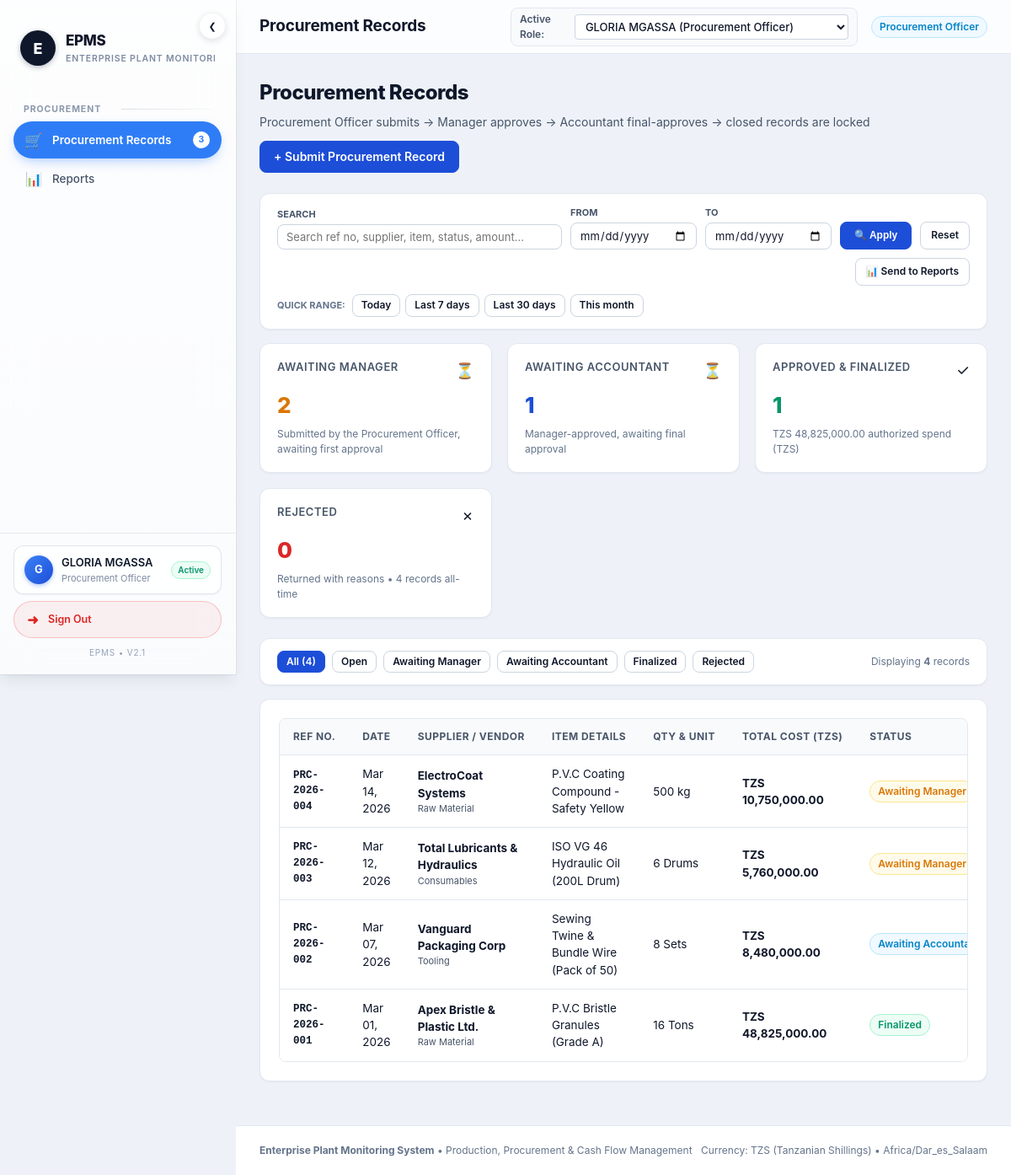
The page /procurement.php (signed in) on the database its author committed.
### tables this page shows
CREATE TABLE `procurement_entries` (
  `id` INT UNSIGNED NOT NULL AUTO_INCREMENT,
  `reference_no` VARCHAR(30) NOT NULL,
  `submitted_by` INT UNSIGNED NULL,
  `supplier` VARCHAR(150) NOT NULL,
  `item_name` VARCHAR(255) NOT NULL,
  `category` VARCHAR(60) NOT NULL,
  `quantity` DECIMAL(12,2) NOT NULL DEFAULT 0,
  `unit` VARCHAR(30) NOT NULL,
  `unit_cost` DECIMAL(14,2) NOT NULL DEFAULT 0,
  `total_cost` DECIMAL(14,2) NOT NULL DEFAULT 0,
  `status` VARCHAR(40) NOT NULL DEFAULT 'Pending Approval',
  `manager_approved_by` INT UNSIGNED NULL,
  `manager_approved_at` DATETIME NULL,
  `manager_notes` TEXT NULL,
  `accountant_approved_by` INT UNSIGNED NULL,
  `accountant_approved_at` DATETIME NULL,
  `accountant_notes` TEXT NULL,
  `admin_approved_by` INT UNSIGNED NULL,
  `admin_approved_at` DATETIME NULL,
  `admin_notes` TEXT NULL,
  `rejection_reason` TEXT NULL,
  `date` DATE NOT NULL,
  `created_at` DATETIME NOT NULL DEFAULT CURRENT_TIMESTAMP,
  PRIMARY KEY (`id`),
  UNIQUE KEY `uq_proc_reference` (`reference_no`),
  CONSTRAINT `fk_proc_submitter` FOREIGN KEY (`submitted_by`) REFERENCES `users` (`id`) ON DELETE SET NULL,
  CONSTRAINT `fk_proc_manager` FOREIGN KEY (`manager_approved_by`) REFERENCES `users` (`id`) ON DELETE SET NULL,
  CONSTRAINT `fk_proc_accountant` FOREIGN KEY (`accountant_approved_by`) REFERENCES `users` (`id`) ON DELETE SET NULL,
  CONSTRAINT `fk_proc_admin` FOREIGN KEY (`admin_approved_by`) REFERENCES `users` (`id`) ON DELETE SET NULL
);

### procurement.php (the view, shortened to what this page needs)
<?php
require_once __DIR__ . '/includes/functions.php';
require_once __DIR__ . '/components/filter_bar.php';
$currentUserRole = $_SESSION['user_role'];
$statusFilter = $_GET['filter'] ?? 'all';
$filter = read_filter_params();
$conditions = [];
$query = "
    SELECT p.*, u.name AS submitter_name
    FROM procurement_entries p
    LEFT JOIN users u ON p.submitted_by = u.id
    " . ($conditions ? 'WHERE ' . implode(' AND ', $conditions) : '') . "
    ORDER BY p.date DESC, p.id DESC
";
$stmtReq = $db->prepare($query);
$stmtReq->execute();
$requisitions = $stmtReq->fetchAll();
$totalReqCount = (int)$db->query("SELECT COUNT(*) FROM procurement_entries")->fetchColumn();
$pendingManagerCount = (int)$db->query("SELECT COUNT(*) FROM procurement_entries WHERE status IN ('Pending Manager Review', 'Pending Approval')")->fetchColumn();
$pendingAccountantCount = (int)$db->query("SELECT COUNT(*) FROM procurement_entries WHERE status = 'Pending Accountant Review'")->fetchColumn();
$finalizedReqCount = (int)$db->query("SELECT COUNT(*) FROM procurement_entries WHERE status = 'Finalized'")->fetchColumn();
$rejectedReqCount = (int)$db->query("SELECT COUNT(*) FROM procurement_entries WHERE status = 'Rejected'")->fetchColumn();
$totalFinalizedValue = (float)$db->query("SELECT COALESCE(SUM(total_cost), 0) FROM procurement_entries WHERE status = 'Finalized'")->fetchColumn();
$showNewForm = isset($_GET['action']) && $_GET['action'] === 'new' && $currentUserRole === 'Procurement Officer';
include __DIR__ . '/components/header.php';
?>
<main class="page-container">
    <div class="page-header" style="display:flex; justify-content:space-between; align-items:center; flex-wrap:wrap; gap:12px;">
        <div>
            <h2 class="page-title">Procurement Records</h2>
            <p class="page-subtitle">
                Procurement Officer submits &rarr; Manager approves &rarr; Accountant final-approves &rarr; closed records are locked
            </p>
        </div>
        <div style="display:flex; gap:10px; align-items:center;">
            <?php if ($currentUserRole === 'Procurement Officer'): ?>
                <?php if (!$showNewForm): ?>
                    <a href="/procurement.php?action=new" class="btn btn-primary">+ Submit Procurement Record</a>
                <?php else: ?>
                    <a href="/procurement.php" class="btn btn-secondary">&larr; Back to Records</a>
                <?php endif; ?>
            <?php elseif ($currentUserRole === 'Manager'): ?>
                <span class="badge badge-warning" style="padding:6px 12px; font-size:12px;">&#10003; Your authority: first approval</span>
            <?php elseif ($currentUserRole === 'Accountant'): ?>
                <span class="badge badge-success" style="padding:6px 12px; font-size:12px;">&#10003; Your authority: final approval</span>
            <?php else: ?>
                <span class="badge badge-secondary" style="padding:6px 12px; font-size:12px;">&#128065; Read-only view</span>
            <?php endif; ?>
        </div>
    </div>
    <div class="stats-grid">
        <div class="stat-card">
            <div class="stat-header">
                <span class="stat-title">Awaiting Manager</span>
                <span style="font-size:18px;">&#9203;</span>
            </div>
            <div class="stat-value" style="color:var(--warning);"><?= $pendingManagerCount ?></div>
            <div class="stat-desc">Submitted by the Procurement Officer, awaiting first approval</div>
        </div>
        <div class="stat-card">
            <div class="stat-header">
                <span class="stat-title">Awaiting Accountant</span>
                <span style="font-size:18px;">&#9203;</span>
            </div>
            <div class="stat-value" style="color:var(--primary);"><?= $pendingAccountantCount ?></div>
            <div class="stat-desc">Manager-approved, awaiting final approval</div>
        </div>
        <div class="stat-card">
            <div class="stat-header">
                <span class="stat-title">Approved &amp; Finalized</span>
                <span style="font-size:18px;">&#10003;</span>
            </div>
            <div class="stat-value" style="color:var(--success);"><?= $finalizedReqCount ?></div>
            <div class="stat-desc"><?= formatMoney($totalFinalizedValue) ?> authorized spend (TZS)</div>
        </div>
        <div class="stat-card">
            <div class="stat-header">
                <span class="stat-title">Rejected</span>
                <span style="font-size:18px;">&#10007;</span>
            </div>
            <div class="stat-value" style="color:var(--danger);"><?= $rejectedReqCount ?></div>
            <div class="stat-desc">Returned with reasons &bull; <?= $totalReqCount ?> records all-time</div>
        </div>
    </div>
    <div class="card" style="padding:14px 20px; margin-bottom:16px;">
        <div style="display:flex; justify-content:space-between; align-items:center; flex-wrap:wrap; gap:10px;">
            <div class="btn-group">
                <a href="/procurement.php?filter=all" class="btn btn-sm <?= $statusFilter === 'all' ? 'btn-primary' : 'btn-secondary' ?>">All (<?= count($requisitions) ?>)</a>
                <a href="/procurement.php?filter=pending" class="btn btn-sm <?= $statusFilter === 'pending' ? 'btn-primary' : 'btn-secondary' ?>">Open</a>
                <a href="/procurement.php?filter=manager" class="btn btn-sm <?= $statusFilter === 'manager' ? 'btn-primary' : 'btn-secondary' ?>">Awaiting Manager</a>
                <a href="/procurement.php?filter=accountant" class="btn btn-sm <?= $statusFilter === 'accountant' ? 'btn-primary' : 'btn-secondary' ?>">Awaiting Accountant</a>
                <a href="/procurement.php?filter=finalized" class="btn btn-sm <?= $statusFilter === 'finalized' ? 'btn-primary' : 'btn-secondary' ?>">Finalized</a>
                <a href="/procurement.php?filter=rejected" class="btn btn-sm <?= $statusFilter === 'rejected' ? 'btn-primary' : 'btn-secondary' ?>">Rejected</a>
            </div>
            <div style="font-size:12px; color:var(--text-subtle);">
                Displaying <strong><?= count($requisitions) ?></strong> records<?= ($filter['from'] !== '' || $filter['to'] !== '' || $filter['q'] !== '') ? ' (date/search filtered)' : '' ?>
            </div>
        </div>
    </div>
    <div class="card">
        <div class="table-responsive">
            <table class="table">
                <thead>
                    <tr>
                        <th>Ref No.</th>
                        <th>Date</th>
                        <th>Supplier / Vendor</th>
                        <th>Item Details</th>
                        <th>Qty &amp; Unit</th>
                        <th>Total Cost (TZS)</th>
                        <th>Status</th>
                    </tr>
                </thead>
                <tbody>
                    <?php if (empty($requisitions)): ?>
                        <tr><td colspan="9" class="empty-state">No procurement records match the selected search / date filter.</td></tr>
                    <?php else: ?>
                        <?php foreach ($requisitions as $po): ?>
                            <tr>
                                <td class="mono"><strong><?= htmlspecialchars($po['reference_no']) ?></strong></td>
                                <td><?= formatDate($po['date']) ?></td>
                                <td>
                                    <strong><?= htmlspecialchars($po['supplier']) ?></strong>
                                    <div style="font-size:11px; color:var(--text-muted);"><?= htmlspecialchars($po['category']) ?></div>
                                </td>
                                <td><?= htmlspecialchars($po['item_name']) ?></td>
                                <td><?= formatNumber((float)$po['quantity']) ?> <?= htmlspecialchars($po['unit']) ?></td>
                                <td><strong style="color:var(--text-main);"><?= formatMoney((float)$po['total_cost']) ?></strong></td>
                                <td><?= getProcurementStatusBadge($po['status']) ?></td>
                            </tr>
                        <?php endforeach; ?>
                    <?php endif; ?>
                </tbody>
            </table>
        </div>
    </div>
</main>
<?php include __DIR__ . '/components/footer.php'; ?>

### includes/functions.php (shortened to what this page needs)
<?php
function formatMoney(float $amount): string {
    return APP_CURRENCY . ' ' . number_format($amount, 2);
}
function formatNumber(int|float $num): string {
    return number_format($num);
}
function formatDate(string $date): string {
    return date('M d, Y', strtotime($date));
}
function getProcurementStatusBadge(string $status): string {
    return match ($status) {
        'Finalized' => '<span class="badge badge-success">Finalized</span>',
        'Rejected' => '<span class="badge badge-danger">Rejected</span>',
        'Pending Manager Review' => '<span class="badge badge-warning">Awaiting Manager</span>',
        'Pending Accountant Review' => '<span class="badge badge-info">Awaiting Accountant</span>',
        'Pending Approval' => '<span class="badge badge-warning">Awaiting Review</span>',
        'Approved - Pending Admin Decision' => '<span class="badge badge-info">Pending Final Approval (legacy)</span>',
        default => '<span class="badge badge-secondary">' . htmlspecialchars($status) . '</span>',
    };
}

### rows shown on the page
procurement_entries: reference_no "PRC-2026-004", date "Mar 14, 2026", supplier "ElectroCoat Systems", category "Raw Material", item_name "P.V.C Coating Compound - Safety Yellow", quantity "500", unit "kg", total_cost "TZS 10,750,000.00", status "Awaiting Manager"
procurement_entries: reference_no "PRC-2026-003", date "Mar 12, 2026", supplier "Total Lubricants & Hydraulics", category "Consumables", item_name "ISO VG 46 Hydraulic Oil (200L Drum)", quantity "6", unit "Drums", total_cost "TZS 5,760,000.00", status "Awaiting Manager"
procurement_entries: reference_no "PRC-2026-002", date "Mar 07, 2026", supplier "Vanguard Packaging Corp", category "Tooling", item_name "Sewing Twine & Bundle Wire (Pack of 50)", quantity "8", unit "Sets", total_cost "TZS 8,480,000.00", status "Awaiting…"
procurement_entries: reference_no "PRC-2026-001", date "Mar 01, 2026", supplier "Apex Bristle & Plastic Ltd.", category "Raw Material", item_name "P.V.C Bristle Granules (Grade A)", quantity "16", unit "Tons", total_cost "TZS 48,825,000.00", status "Finalized"

### other values the page prints
$icon "🛒 📊"
$label "Procurement Records Reports"
$badge "3"
$currentUserInitial "G"
$currentUserName "GLORIA MGASSA"
$currentUserRole "Procurement Officer"
$currentUserStatus "Active"
$pageTitle "Procurement Records"
$pendingManagerCount "2"
$pendingAccountantCount "1"
$finalizedReqCount "1"
formatMoney($totalFinalizedValue) "TZS 48,825,000.00"
$rejectedReqCount "0"
$totalReqCount "4"
count($requisitions) "4"
